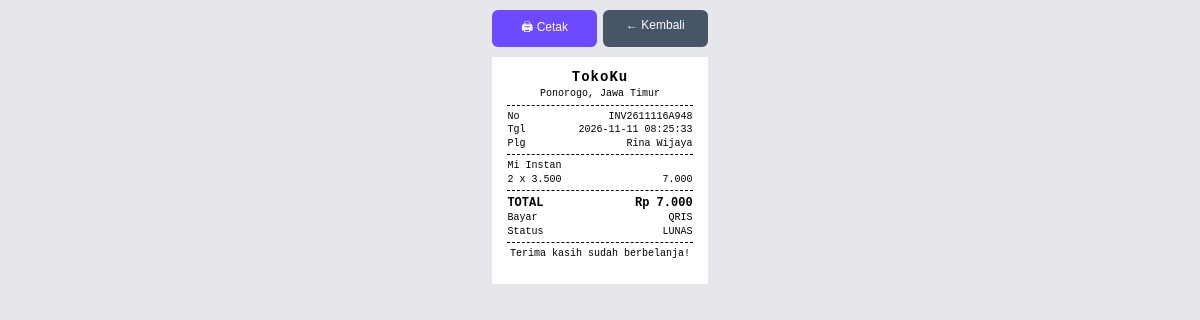
The page /struk.php?id=6 on the database its author committed.
### tables this page shows
CREATE TABLE `tbl_transaksi` (
  `id_transaksi` int(11) NOT NULL,
  `tanggal` date DEFAULT NULL,
  `id_pelanggan` int(11) DEFAULT NULL,
  `total_belanja` decimal(12,2) DEFAULT NULL,
  `id_user` int(11) DEFAULT NULL,
  `status_pembayaran` enum('menunggu','dibayar','dibatalkan','kedaluwarsa') NOT NULL DEFAULT 'dibayar',
  `metode_pembayaran` varchar(30) DEFAULT NULL,
  `kode_invoice` varchar(30) DEFAULT NULL,
  `batas_bayar` datetime DEFAULT NULL,
  `dibayar_pada` datetime DEFAULT NULL,
  `bukti_bayar` varchar(255) DEFAULT NULL
);

CREATE TABLE `tbl_pelanggan` (
  `id_pelanggan` int(11) NOT NULL,
  `nama_pelanggan` varchar(100) DEFAULT NULL,
  `kota` varchar(50) DEFAULT NULL
);

CREATE TABLE `tbl_detail_transaksi` (
  `id_detail` int(11) NOT NULL,
  `id_transaksi` int(11) NOT NULL,
  `id_produk` int(11) NOT NULL,
  `jumlah` int(11) NOT NULL,
  `harga_satuan` decimal(12,2) NOT NULL,
  `subtotal` decimal(12,2) NOT NULL
);

CREATE TABLE `tbl_produk` (
  `id_produk` int(11) NOT NULL,
  `nama_produk` varchar(150) NOT NULL,
  `kategori` varchar(100) DEFAULT NULL,
  `harga` decimal(12,2) NOT NULL DEFAULT 0.00,
  `stok` int(11) NOT NULL DEFAULT 0,
  `deskripsi` text DEFAULT NULL,
  `dibuat_pada` timestamp NOT NULL DEFAULT current_timestamp(),
  `diskon` decimal(5,2) NOT NULL DEFAULT 0.00,
  `gambar` varchar(500) DEFAULT NULL,
  `terjual` int(11) NOT NULL DEFAULT 0,
  `rating` decimal(2,1) NOT NULL DEFAULT 5.0
);

### config.php (called while the page is built, shortened)
<?php
$PAYMENT_METHODS = [
    'qris'      => ['label' => 'QRIS',               'hint' => 'Scan dengan e-wallet / m-banking apa pun', 'type' => 'qris',    'image' => 'assets/qris.png'],
    'bca'       => ['label' => 'Transfer Bank BCA',      'hint' => 'Transfer manual ke rekening toko', 'type' => 'bank',    'tujuan' => '1234567890',   'atas_nama' => 'TokoKu'],
    'bri'       => ['label' => 'Transfer Bank BRI',      'hint' => 'Transfer manual ke rekening toko', 'type' => 'bank',    'tujuan' => '098765432101', 'atas_nama' => 'TokoKu'],
    'mandiri'   => ['label' => 'Transfer Bank Mandiri',  'hint' => 'Transfer manual ke rekening toko', 'type' => 'bank',    'tujuan' => '1230009876543','atas_nama' => 'TokoKu'],
    'gopay'     => ['label' => 'GoPay',              'hint' => 'Kirim ke nomor GoPay toko',        'type' => 'ewallet', 'tujuan' => '081234567890', 'atas_nama' => 'TokoKu'],
    'dana'      => ['label' => 'DANA',               'hint' => 'Kirim ke nomor DANA toko',         'type' => 'ewallet', 'tujuan' => '081234567890', 'atas_nama' => 'TokoKu'],
    'shopeepay' => ['label' => 'ShopeePay',          'hint' => 'Kirim ke nomor ShopeePay toko',    'type' => 'ewallet', 'tujuan' => '081234567890', 'atas_nama' => 'TokoKu'],
];

### struk.php (the view, shortened to what this page needs)
<?php
require __DIR__ . '/config.php';
function e($v): string { return htmlspecialchars((string)($v ?? ''), ENT_QUOTES, 'UTF-8'); }
function rp($v): string { return number_format((float)$v, 0, ',', '.'); }
$NAMA_TOKO = 'TokoKu';
$ALAMAT    = 'Ponorogo, Jawa Timur';
$FOOTER    = 'Terima kasih sudah berbelanja!';
$id = (int)($_GET['id'] ?? 0);
$st = $pdo->prepare('SELECT t.*, p.nama_pelanggan FROM tbl_transaksi t LEFT JOIN tbl_pelanggan p ON p.id_pelanggan=t.id_pelanggan WHERE t.id_transaksi=?');
$st->execute([$id]);
$o = $st->fetch();
$items = [];
if ($o) {
    $st = $pdo->prepare('SELECT d.jumlah, d.harga_satuan, d.subtotal, pr.nama_produk FROM tbl_detail_transaksi d JOIN tbl_produk pr ON pr.id_produk=d.id_produk WHERE d.id_transaksi=?');
    $st->execute([$id]);
    $items = $st->fetchAll();
}
$lunas = $o && ($o['status_pembayaran'] ?? 'dibayar') === 'dibayar';
$metode = $o ? ($PAYMENT_METHODS[$o['metode_pembayaran'] ?? '']['label'] ?? 'Manual') : '';
?>
<!doctype html>
<html lang="id">
<head>
</head>
<body>
<div class="noprint"><button onclick="window.print()">🖨 Cetak</button><a href="index.php?page=bayar&id=<?= $id ?>">← Kembali</a></div>
<div class="struk">
<?php if (!$o): ?>
  <div class="c b">Transaksi tidak ditemukan</div>
<?php elseif (!$lunas): ?>
  <div class="c b">STRUK BELUM TERSEDIA</div>
  <div class="garis"></div>
  <div class="c">Pesanan <?= e($o['kode_invoice'] ?: '#'.$o['id_transaksi']) ?> belum lunas (status: <?= e($o['status_pembayaran']) ?>).</div>
<?php else: ?>
  <div class="c nama"><?= e($NAMA_TOKO) ?></div>
  <div class="c"><?= e($ALAMAT) ?></div>
  <div class="garis"></div>
  <div class="row"><span>No</span><span><?= e($o['kode_invoice'] ?: '#'.$o['id_transaksi']) ?></span></div>
  <div class="row"><span>Tgl</span><span><?= e($o['dibayar_pada'] ?: $o['tanggal']) ?></span></div>
  <div class="row"><span>Plg</span><span><?= e($o['nama_pelanggan']) ?></span></div>
  <div class="garis"></div>
  <?php foreach ($items as $it): ?>
    <div class="item"><div class="n"><?= e($it['nama_produk']) ?></div>
    <div class="row"><span><?= (int)$it['jumlah'] ?> x <?= rp($it['harga_satuan']) ?></span><span><?= rp($it['subtotal']) ?></span></div></div>
  <?php endforeach ?>
  <div class="garis"></div>
  <div class="row total"><span>TOTAL</span><span>Rp <?= rp($o['total_belanja']) ?></span></div>
  <div class="row"><span>Bayar</span><span><?= e($metode) ?></span></div>
  <div class="row"><span>Status</span><span>LUNAS</span></div>
  <div class="garis"></div>
  <div class="c"><?= e($FOOTER) ?></div>
<?php endif ?>
</div>
</body>
</html>

### struk.php (style rules this page uses)
* { box-sizing: border-box; }
html, body { margin: 0; padding: 0; }
body { font-family: "Courier New", Consolas, monospace; font-size: 10px; line-height: 1.35; color: #000; background: #e5e7eb; }
.struk { width: 57mm; margin: 0 auto; padding: 3mm 4mm 6mm; background: #fff; }
.c { text-align: center; }
.nama { font-size: 14px; font-weight: 700; letter-spacing: 1px; }
.garis { border-top: 1px dashed #000; margin: 4px 0; }
.row { display: flex; justify-content: space-between; gap: 4px; }
.item { margin: 2px 0; }
.item .n { word-break: break-word; }
.total { font-size: 12px; font-weight: 700; }
.noprint { width: 57mm; margin: 10px auto; display: flex; gap: 6px; }
.noprint button, .noprint a { flex: 1; text-align: center; padding: 8px; font: 12px sans-serif; border: 0; border-radius: 6px; background: #6d4aff; color: #fff; text-decoration: none; cursor: pointer; }
.noprint a { background: #475569; }

### rows shown on the page
tbl_transaksi: kode_invoice "INV2611116A948", dibayar_pada "2026-11-11 08:25:33", id_pelanggan.nama_pelanggan "Rina Wijaya", total_belanja "7.000", metode_pembayaran "QRIS"
tbl_detail_transaksi: id_produk.nama_produk "Mi Instan", jumlah "2", harga_satuan "3.500", subtotal "7.000"

### other values the page prints
$NAMA_TOKO "TokoKu"
$ALAMAT "Ponorogo, Jawa Timur"
$FOOTER "Terima kasih sudah berbelanja!"
